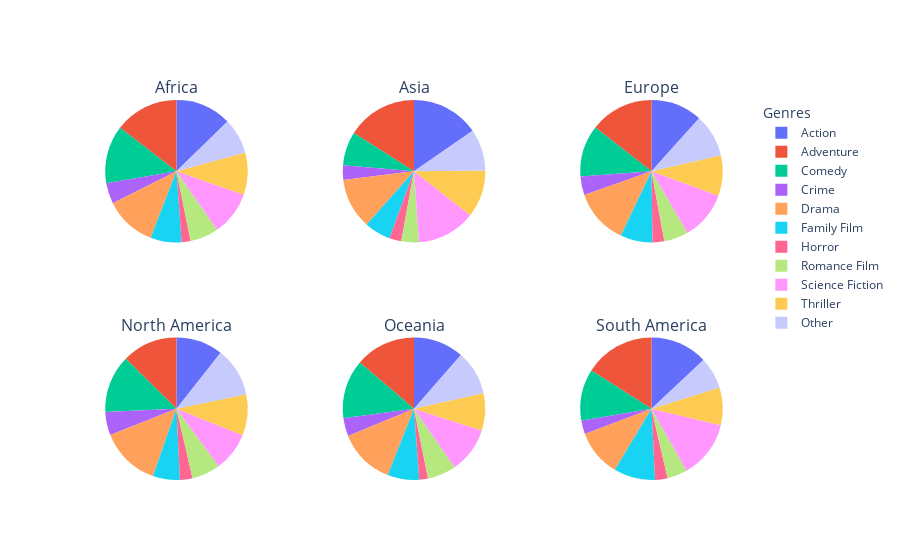

This figure's notebook cell:
### Markdown cell above
# Most watched genre

### Code cell
column_treated = 'success_region'

prepared_df = prepare_data(exploded_df, column_treated)
top_genres = identify_top_genres(prepared_df, 10)
modified_df = modify_dataframe(prepared_df, column_treated, top_genres)

plot_pie_charts(modified_df, column_treated, 'docs/plots/pie_chart_watched.html')

### Figure 1 — Plotly figure (JSON) as saved in the notebook; plotly's stock layout.template omitted (floating-point values rounded to 4 significant figures)
{"data": [{"domain": {"x": [0, 0.2889], "y": [0.625, 1]}, "hovertemplate": "Genre: %{label}<br>Revenue: %{value:,d}M<br>%{percent}<extra></extra>", "labels": ["Action", "Adventure", "Comedy", "Crime", "Drama", "Family Film", "Horror", "Romance Film", "Science Fiction", "Thriller", "Other"], "name": "Africa", "sort": false, "textinfo": "none", "type": "pie", "values": [513.7, 588.5, 531.9, 190.7, 473.0, 285.8, 82.22, 261.6, 404.8, 388.0, 326.2]}, {"domain": {"x": [0.3556, 0.6444], "y": [0.625, 1]}, "hovertemplate": "Genre: %{label}<br>Revenue: %{value:,d}M<br>%{percent}<extra></extra>", "labels": ["Action", "Adventure", "Comedy", "Crime", "Drama", "Family Film", "Horror", "Romance Film", "Science Fiction", "Thriller", "Other"], "name": "Asia", "sort": false, "textinfo": "none", "type": "pie", "values": [17730.0, 18440.0, 8780.0, 3859.0, 13160.0, 6914.0, 3142.0, 4593.0, 15340.0, 12390.0, 10850.0]}, {"domain": {"x": [0.7111, 1], "y": [0.625, 1]}, "hovertemplate": "Genre: %{label}<br>Revenue: %{value:,d}M<br>%{percent}<extra></extra>", "labels": ["Action", "Adventure", "Comedy", "Crime", "Drama", "Family Film", "Horror", "Romance Film", "Science Fiction", "Thriller", "Other"], "name": "Europe", "sort": false, "textinfo": "none", "type": "pie", "values": [34260.0, 42510.0, 34510.0, 12410.0, 36800.0, 21530.0, 7826.0, 16240.0, 32430.0, 26920.0, 28720.0]}, {"domain": {"x": [0, 0.2889], "y": [0, 0.375]}, "hovertemplate": "Genre: %{label}<br>Revenue: %{value:,d}M<br>%{percent}<extra></extra>", "labels": ["Action", "Adventure", "Comedy", "Crime", "Drama", "Family Film", "Horror", "Romance Film", "Science Fiction", "Thriller", "Other"], "name": "North America", "sort": false, "textinfo": "none", "type": "pie", "values": [80490.0, 95560.0, 99110.0, 40320.0, 103100.0, 46460.0, 21620.0, 48790.0, 67190.0, 70480.0, 84320.0]}, {"domain": {"x": [0.3556, 0.6444], "y": [0, 0.375]}, "hovertemplate": "Genre: %{label}<br>Revenue: %{value:,d}M<br>%{percent}<extra></extra>", "labels": ["Action", "Adventure", "Comedy", "Crime", "Drama", "Family Film", "Horror", "Romance Film", "Science Fiction", "Thriller", "Other"], "name": "Oceania", "sort": false, "textinfo": "none", "type": "pie", "values": [4230.0, 5088.0, 4950.0, 1513.0, 4724.0, 2663.0, 737.9, 2390.0, 3852.0, 3139.0, 3716.0]}, {"domain": {"x": [0.7111, 1], "y": [0, 0.375]}, "hovertemplate": "Genre: %{label}<br>Revenue: %{value:,d}M<br>%{percent}<extra></extra>", "labels": ["Action", "Adventure", "Comedy", "Crime", "Drama", "Family Film", "Horror", "Romance Film", "Science Fiction", "Thriller", "Other"], "name": "South America", "sort": false, "textinfo": "none", "type": "pie", "values": [4369.0, 5377.0, 3937.0, 1028.0, 3575.0, 3155.0, 955.1, 1524.0, 4410.0, 2863.0, 2415.0]}], "layout": {"annotations": [{"font": {"size": 16}, "showarrow": false, "text": "Africa", "x": 0.1444, "xanchor": "center", "xref": "paper", "y": 1, "yanchor": "bottom", "yref": "paper"}, {"font": {"size": 16}, "showarrow": false, "text": "Asia", "x": 0.5, "xanchor": "center", "xref": "paper", "y": 1, "yanchor": "bottom", "yref": "paper"}, {"font": {"size": 16}, "showarrow": false, "text": "Europe", "x": 0.8556, "xanchor": "center", "xref": "paper", "y": 1, "yanchor": "bottom", "yref": "paper"}, {"font": {"size": 16}, "showarrow": false, "text": "North America", "x": 0.1444, "xanchor": "center", "xref": "paper", "y": 0.375, "yanchor": "bottom", "yref": "paper"}, {"font": {"size": 16}, "showarrow": false, "text": "Oceania", "x": 0.5, "xanchor": "center", "xref": "paper", "y": 0.375, "yanchor": "bottom", "yref": "paper"}, {"font": {"size": 16}, "showarrow": false, "text": "South America", "x": 0.8556, "xanchor": "center", "xref": "paper", "y": 0.375, "yanchor": "bottom", "yref": "paper"}], "legend": {"title": {"text": "Genres"}}, "showlegend": true}}
